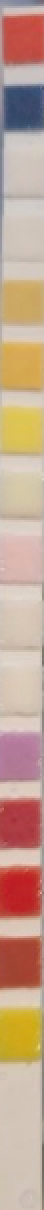
#> input picture ImageProcessingProject/findGradient/test01/strip/strip1.png, 22 x 605 px, found by its file name (shown 2 times larger)
$ python strip01_Gradient.py
#> lines starting #> are read from the running program, lines starting #| are printed output that depends on the picture; after the words box and inside, x2 and y2 are one past the last pixel; in counts of white or black regions, pixels touching at a corner belong together
import cv2 as cv
import numpy as np
from matplotlib import pyplot as plt

image = cv.imread('findGradient/test01/strip/strip1.png', cv.IMREAD_GRAYSCALE)
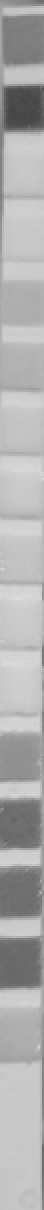
#> image: shape (605, 22) (shown 2 times larger); min 70, max 220, mean 174.5

# sobel_x = cv.Sobel(image, cv.CV_64F, 1, 0, ksize=3)
sobel_y = cv.Sobel(image, cv.CV_64F, 0, 1, ksize=3)
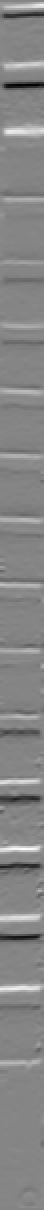
#> sobel_y: shape (605, 22) float64 (shown 2 times larger); min -350, max 317, mean 0.8; drawn with min black and max white
# gradient_magnitude = np.sqrt(sobel_x**2 + sobel_y**2)

threshold_value = 100
white_gradient_mask = sobel_y > threshold_value
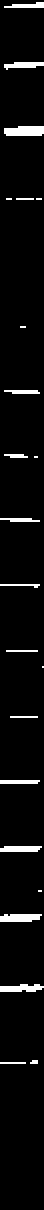
#> white_gradient_mask: shape (605, 22) bool (shown 2 times larger); 4.5% white; 22 white regions (12 under 20 px), largest, box (x1, y1, x2, y2) and area: (2, 63, 22, 68) 91, (0, 457, 21, 461) 74, (0, 492, 22, 496) 66

white_mask = np.zeros_like(image)
white_mask [white_gradient_mask] = 255

plt.subplot(1,2,1),plt.imshow(image,cmap = 'gray')
plt.title('Original'), plt.xticks([]), plt.yticks([])

plt.subplot(1,2,2),plt.imshow(white_mask,cmap='gray')
plt.title('White gradient mask'),plt.xticks([]),plt.yticks([])

plt.show()
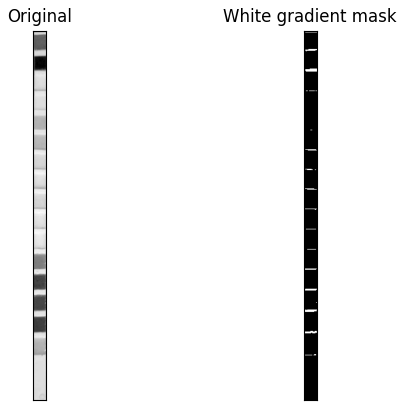
#> figure drawn by matplotlib, 2 panels
